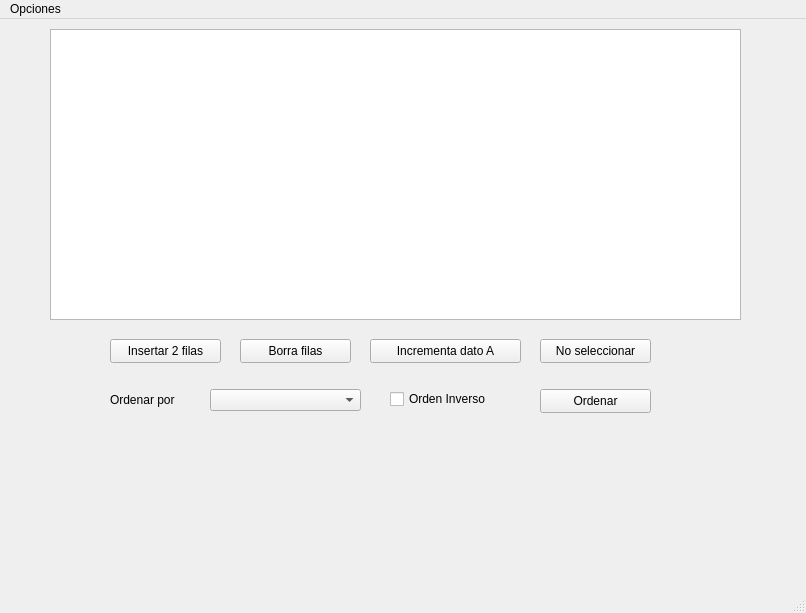
<?xml version="1.0" encoding="UTF-8"?>
<ui version="4.0">
 <class>MainWindow</class>
 <widget class="QMainWindow" name="MainWindow">
  <property name="geometry">
   <rect>
    <x>0</x>
    <y>0</y>
    <width>806</width>
    <height>613</height>
   </rect>
  </property>
  <property name="windowTitle">
   <string>MainWindow</string>
  </property>
  <property name="styleSheet">
   <string notr="true">font: 12pt &quot;Segoe UI&quot;;</string>
  </property>
  <widget class="QWidget" name="centralwidget">
   <widget class="QTableView" name="tabla">
    <property name="geometry">
     <rect>
      <x>50</x>
      <y>10</y>
      <width>691</width>
      <height>291</height>
     </rect>
    </property>
   </widget>
   <widget class="QPushButton" name="botonInserta">
    <property name="geometry">
     <rect>
      <x>110</x>
      <y>320</y>
      <width>111</width>
      <height>24</height>
     </rect>
    </property>
    <property name="text">
     <string>Insertar 2 filas</string>
    </property>
   </widget>
   <widget class="QPushButton" name="botonBorra">
    <property name="geometry">
     <rect>
      <x>240</x>
      <y>320</y>
      <width>111</width>
      <height>24</height>
     </rect>
    </property>
    <property name="text">
     <string>Borra filas</string>
    </property>
   </widget>
   <widget class="QPushButton" name="botonIncrementa">
    <property name="geometry">
     <rect>
      <x>370</x>
      <y>320</y>
      <width>151</width>
      <height>24</height>
     </rect>
    </property>
    <property name="text">
     <string>Incrementa dato A</string>
    </property>
   </widget>
   <widget class="QPushButton" name="botonNoSeleccionar">
    <property name="geometry">
     <rect>
      <x>540</x>
      <y>320</y>
      <width>111</width>
      <height>24</height>
     </rect>
    </property>
    <property name="text">
     <string>No seleccionar</string>
    </property>
   </widget>
   <widget class="QLabel" name="lblOrdenar">
    <property name="geometry">
     <rect>
      <x>110</x>
      <y>360</y>
      <width>91</width>
      <height>41</height>
     </rect>
    </property>
    <property name="text">
     <string>Ordenar por</string>
    </property>
   </widget>
   <widget class="QComboBox" name="comboOrdenar">
    <property name="geometry">
     <rect>
      <x>210</x>
      <y>370</y>
      <width>151</width>
      <height>22</height>
     </rect>
    </property>
   </widget>
   <widget class="QCheckBox" name="checkInverso">
    <property name="geometry">
     <rect>
      <x>390</x>
      <y>370</y>
      <width>121</width>
      <height>20</height>
     </rect>
    </property>
    <property name="text">
     <string>Orden Inverso</string>
    </property>
   </widget>
   <widget class="QPushButton" name="botonOrdenar">
    <property name="geometry">
     <rect>
      <x>540</x>
      <y>370</y>
      <width>111</width>
      <height>24</height>
     </rect>
    </property>
    <property name="text">
     <string>Ordenar</string>
    </property>
   </widget>
  </widget>
  <widget class="QStatusBar" name="statusbar"/>
  <widget class="QMenuBar" name="menuBar">
   <property name="geometry">
    <rect>
     <x>0</x>
     <y>0</y>
     <width>806</width>
     <height>28</height>
    </rect>
   </property>
   <widget class="QMenu" name="menuOpciones">
    <property name="title">
     <string>Opciones</string>
    </property>
    <addaction name="actionAbrir"/>
    <addaction name="actionCerrar"/>
   </widget>
   <addaction name="menuOpciones"/>
  </widget>
  <action name="actionAbrir">
   <property name="text">
    <string>Abrir</string>
   </property>
  </action>
  <action name="actionCerrar">
   <property name="text">
    <string>Cerrar</string>
   </property>
  </action>
 </widget>
 <resources/>
 <connections/>
</ui>
